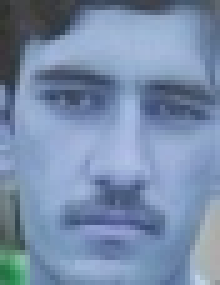
#> input picture in_image/IMG_20220520_174009.jpg_face_2.jpg, 44 x 57 px (shown 5 times larger); its folder holds only this picture in this run
$ python aug2.py
#> lines starting #> are read from the running program, lines starting #| are printed output that depends on the picture
#> further down, img is the input picture: shape (57, 44, 3); mean B, G, R 170.8, 141.1, 120.6
import os
import cv2
import numpy as np

# Input folder containing faces
input_folder = 'in_image'  # Folder with your cropped face images
augmented_folder = 'out_aug_image'  # Output folder for augmented images

# Create the output folder if it doesn't exist
if not os.path.exists(augmented_folder):
    os.makedirs(augmented_folder)

def augment_image(image):
    augmented_images = []

    # Rotation
    for angle in [0, 20, 40]:  # You can modify the angles
        # Rotate image
        (h, w) = image.shape[:2]
        center = (w // 2, h // 2)
        M = cv2.getRotationMatrix2D(center, angle, 1.0)
        rotated = cv2.warpAffine(image, M, (w, h))
        augmented_images.append(rotated)
#> this loop made 3 passes
#> pass 3, in augment_image, `rotated = cv2.warpAffine(image, M, (w, h))`:
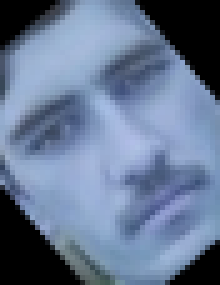
#> rotated: shape (57, 44, 3) (shown 5 times larger); mean B, G, R 146.7, 119.2, 102
#> after the loop, augmented_images = 3 items

    # Width and height shifts
    for dx, dy in [(int(w * 0.15), 0), (-int(w * 0.15), 0), (0, int(h * 0.15)), (0, -int(h * 0.15))]:
        # Translate image
        M = np.float32([[1, 0, dx], [0, 1, dy]])
        shifted = cv2.warpAffine(image, M, (w, h))
        augmented_images.append(shifted)
#> this loop made 4 passes
#> pass 1, in augment_image, `shifted = cv2.warpAffine(image, M, (w, h))`:
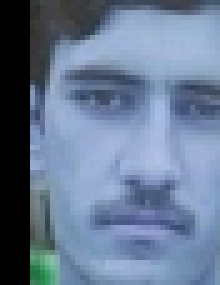
#> shifted: shape (57, 44, 3) (shown 5 times larger); mean B, G, R 147.4, 121.2, 103.2
#> pass 3, in augment_image, `shifted = cv2.warpAffine(image, M, (w, h))`:
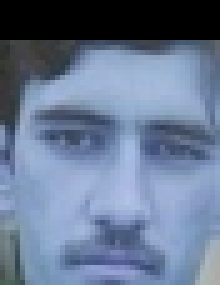
#> shifted: shape (57, 44, 3) (shown 5 times larger); mean B, G, R 146.7, 120.2, 103.7
#> after the loop, augmented_images = 7 items

    # Shear
    for shear in [0.2, -0.2]:  # Shear factors
        M = np.array([[1, shear, 0], [0, 1, 0]])
        sheared = cv2.warpAffine(image, M, (w, h))
        augmented_images.append(sheared)
#> this loop made 2 passes
#> pass 1, in augment_image, `sheared = cv2.warpAffine(image, M, (w, h))`:
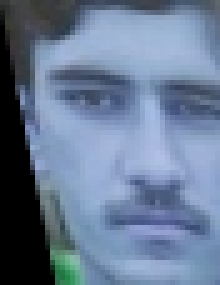
#> sheared: shape (57, 44, 3) (shown 5 times larger); mean B, G, R 148.2, 122.1, 104
#> pass 2, in augment_image, `sheared = cv2.warpAffine(image, M, (w, h))`:
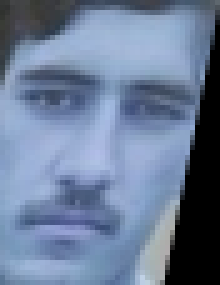
#> sheared: shape (57, 44, 3) (shown 5 times larger); mean B, G, R 152.1, 124.5, 107.4
#> after the loop, augmented_images = 9 items

    # Zoom
    for scale in [1.2, 0.8]:  # Zoom in and out
        zoomed = cv2.resize(image, None, fx=scale, fy=scale)
        augmented_images.append(zoomed)
#> this loop made 2 passes
#> pass 2, in augment_image, `zoomed = cv2.resize(image, None, fx=scale, fy=scale)`:
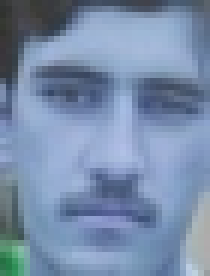
#> zoomed: shape (46, 35, 3) (shown 6 times larger); mean B, G, R 170.6, 141, 120.4
#> after the loop, augmented_images = 11 items

    # Horizontal Flip
    flipped = cv2.flip(image, 1)  # 1 means horizontal flip
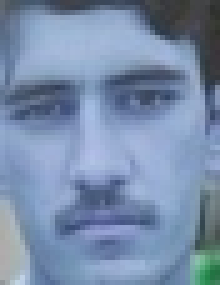
#> flipped: shape (57, 44, 3) (shown 5 times larger); mean B, G, R 170.8, 141.1, 120.6
    augmented_images.append(flipped)

    return augmented_images

# Loop through all images in the input folder
for filename in os.listdir(input_folder):
    if filename.endswith(".jpg") or filename.endswith(".png"):
        image_path = os.path.join(input_folder, filename)

        # Load the image
        img = cv2.imread(image_path)

        # Augment the image
        augmented_images = augment_image(img)
#> augmented_images = 12 items

        # Save the augmented images
        for i, aug_img in enumerate(augmented_images):
            aug_filename = f'aug_{i}_{filename}'  # Naming the augmented images
            aug_image_path = os.path.join(augmented_folder, aug_filename)
            cv2.imwrite(aug_image_path, aug_img)
#> this loop made 12 passes
#> aug_filename on passes 1 to 10: 'aug_0_IMG_20220520_174009.jpg_face_2.jpg', 'aug_1_IMG_20220520_174009.jpg_face_2.jpg', 'aug_2_IMG_20220520_174009.jpg_face_2.jpg', 'aug_3_IMG_20220520_174009.jpg_face_2.jpg', 'aug_4_IMG_20220520_174009.jpg_face_2.jpg', 'aug_5_IMG_20220520_174009.jpg_face_2.jpg', 'aug_6_IMG_20220520_174009.jpg_face_2.jpg', 'aug_7_IMG_20220520_174009.jpg_face_2.jpg', 'aug_8_IMG_20220520_174009.jpg_face_2.jpg', 'aug_9_IMG_20220520_174009.jpg_face_2.jpg'

print('Data augmentation complete! Augmented images saved in', augmented_folder)
#| Data augmentation complete! Augmented images saved in out_aug_image
